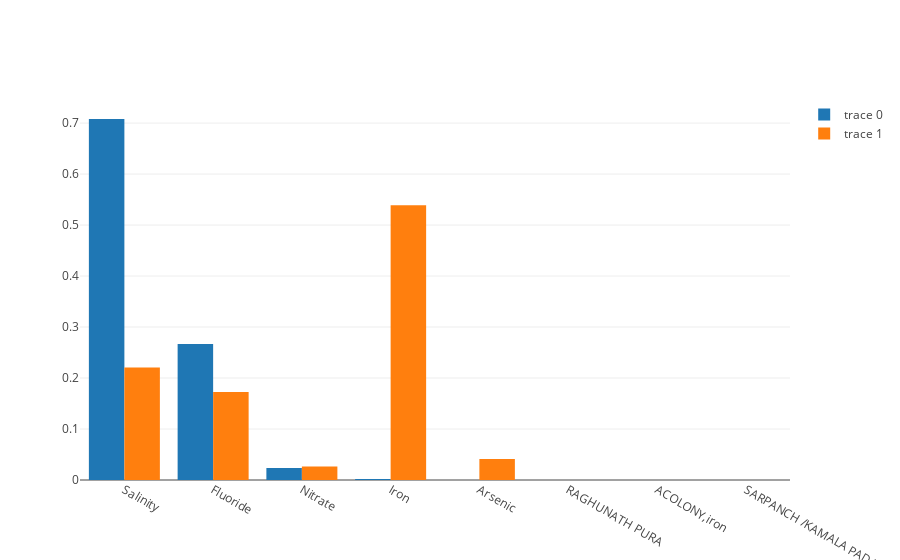

Notebook source saved alongside this figure:
### Code cell
iplot([Bar(x=rajasthan_states.keys(), y=rajasthan_states.values),
      Bar(x=probabilities.keys(), y=probabilities)])

### Figure 1 — Plotly figure (JSON) as saved in the notebook; plotly's stock layout.template omitted (floating-point values rounded to 4 significant figures)
{"data": [{"type": "bar", "uid": "02a01e2c-dd1d-11e8-a83e-10f00554a326", "x": ["Salinity", "Fluoride", "Nitrate", "Iron", "Arsenic", "RAGHUNATH PURA"], "y": [0.708, 0.2667, 0.02335, 0.001721, 0.0001871, 3.741e-05]}, {"type": "bar", "uid": "02a01e2d-dd1d-11e8-a83e-10f00554a326", "x": ["Iron", "Salinity", "Fluoride", "Arsenic", "Nitrate", "ACOLONY,iron", "RAGHUNATH PURA", "SARPANCH /KAMALA PADAR"], "y": [0.539, 0.2204, 0.1727, 0.04142, 0.02648, 9.601e-06, 9.601e-06, 9.601e-06]}], "layout": {}}
